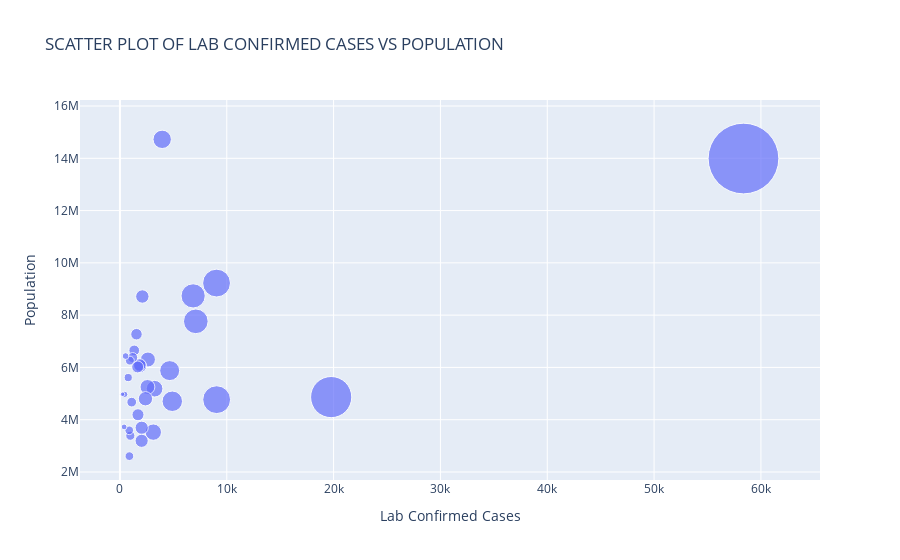

The cell this chart's notebook holds for it:
### Markdown cell above
Method: Using scatter plot to visualize lab confirmed cases and population, then setting size to population

### Code cell
# Creating plot
fig1 = px.scatter(ncdc_covid_external, x = 'Lab Confirmed Cases', y = "Population" , size = 'Lab Confirmed Cases', size_max = 50, title = 'SCATTER PLOT OF LAB CONFIRMED CASES VS POPULATION')

#Showing plot
fig1.show()

### Figure 1 — Plotly figure (JSON) as saved in the notebook; plotly's stock layout.template omitted (floating-point values rounded to 4 significant figures)
{"data": [{"hovertemplate": "Lab Confirmed Cases=%{marker.size}<br>Population=%{y}<extra></extra>", "legendgroup": "", "marker": {"color": "#636efa", "size": [58367, 19773, 9052, 9043, 7101, 6851, 4899, 4656, 3954, 3242, 3122, 2620, 2575, 2388, 2097, 2034, 2030, 1909, 1853, 1689, 1657, 1548, 1337, 1188, 1103, 974, 930, 886, 870, 775, 528, 450, 390, 240, 5], "sizemode": "area", "sizeref": 23.35, "symbol": "circle"}, "mode": "markers", "name": "", "orientation": "v", "showlegend": false, "type": "scatter", "x": [58367, 19773, 9052, 9043, 7101, 6851, 4899, 4656, 3954, 3242, 3122, 2620, 2575, 2388, 2097, 2034, 2030, 1909, 1853, 1689, 1657, 1548, 1337, 1188, 1103, 974, 930, 886, 870, 775, 528, 450, 390, 240, 5], "xaxis": "x", "y": [13992000, 4865000, 4766000, 9227000, 7763000, 8737000, 4705000, 5878000, 14726000, 5185000, 3524000, 6303000, 5252000, 4801000, 8713000, 3692000, 3192000, 6050000, 6093000, 4190000, 6018000, 7270000, 6651000, 6376000, 4672000, 3387000, 6260000, 2606000, 3593000, 5612000, 6435000, 4968000, 3723000, 4974000, 4970000], "yaxis": "y"}], "layout": {"legend": {"itemsizing": "constant", "tracegroupgap": 0}, "title": {"text": "SCATTER PLOT OF LAB CONFIRMED CASES VS POPULATION"}, "xaxis": {"anchor": "y", "domain": [0, 1], "title": {"text": "Lab Confirmed Cases"}}, "yaxis": {"anchor": "x", "domain": [0, 1], "title": {"text": "Population"}}}}
